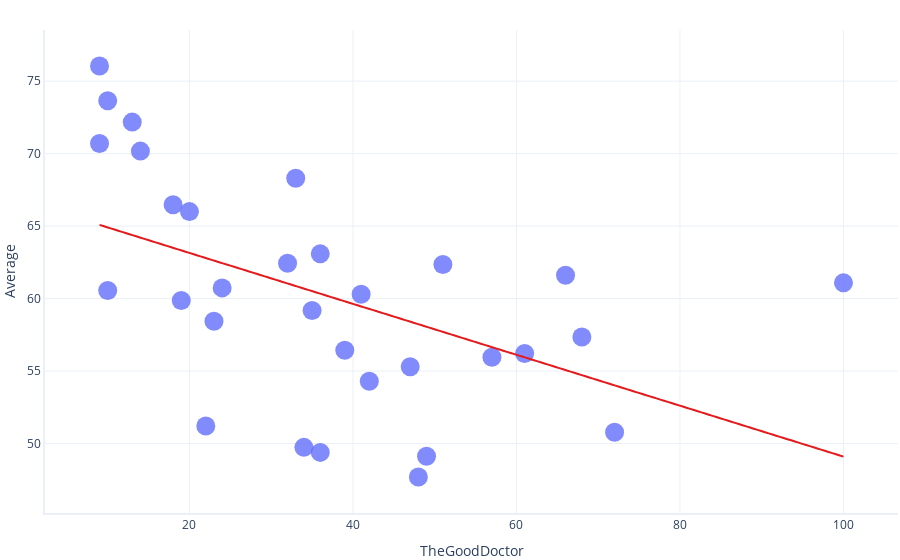

This figure's notebook cell:
### Code cell
formula = "Average ~ TheGoodDoctor"

model = smf.ols(formula = formula, data = dataset).fit()

graphing.scatter_2D(dataset,    label_x="TheGoodDoctor",
                                label_y="Average",
                                trendline=lambda x: model.params[1] * x + model.params[0]
                                )
